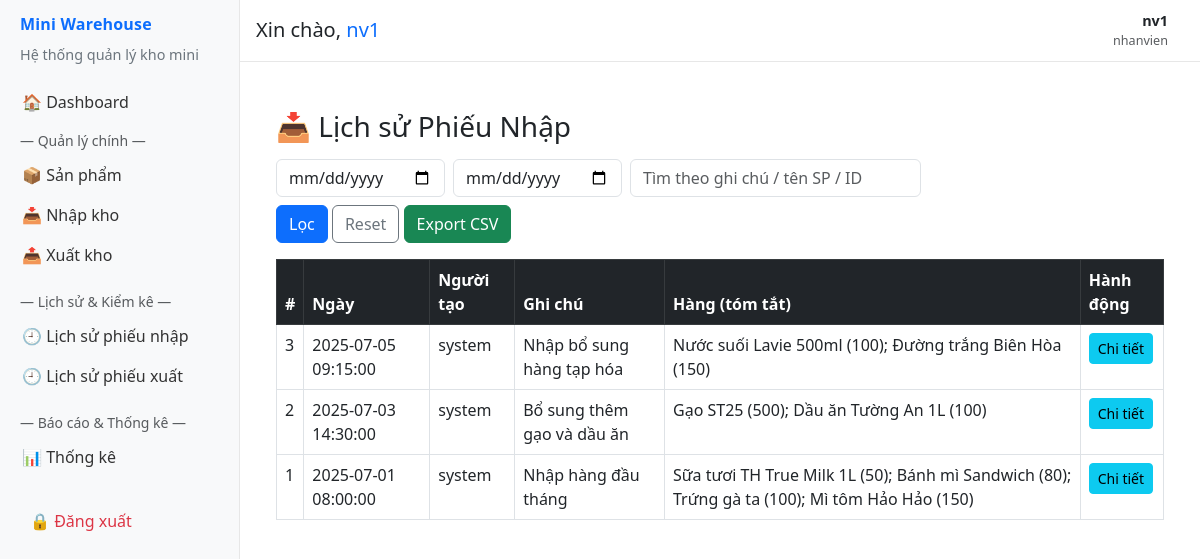
The page /public/phieu_nhap_list.php (signed in) on the database its author committed.
### tables this page shows
CREATE TABLE phieu_nhap (
    id INT AUTO_INCREMENT PRIMARY KEY,
    ngay_tao DATETIME DEFAULT CURRENT_TIMESTAMP,
    ghi_chu TEXT
);

### public/phieu_nhap_list.php (the view, shortened to what this page needs)
<?php
require_once __DIR__ . '/../includes/db_connect.php';
require_once __DIR__ . '/../includes/layouts/admin_layout.php';
$from = isset($_GET['from']) && $_GET['from'] !== '' ? $_GET['from'] : null;
$to   = isset($_GET['to']) && $_GET['to'] !== '' ? $_GET['to'] : null;
$q    = isset($_GET['q']) ? trim($_GET['q']) : '';
$dbName = $conn->query("SELECT DATABASE()")->fetch_row()[0];
$colCheckStmt = $conn->prepare("
  SELECT COUNT(*)
  FROM INFORMATION_SCHEMA.COLUMNS
  WHERE TABLE_SCHEMA = ? AND TABLE_NAME = 'phieu_nhap' AND COLUMN_NAME = 'created_by'
");
$colCheckStmt->bind_param("s", $dbName);
$colCheckStmt->execute();
$colExists = $colCheckStmt->get_result()->fetch_row()[0] > 0;
if ($colExists) {
    $selectUser = "COALESCE(u.username,'system') AS created_by_name, ";
    $joinUser = "LEFT JOIN users u ON p.created_by = u.id ";
} else {
    $selectUser = "'system' AS created_by_name, ";
    $joinUser = "";
}
$sql = "SELECT p.id, p.ngay_tao, p.ghi_chu, {$selectUser}
        GROUP_CONCAT(CONCAT(sp.ten_san_pham,' (', ct.so_luong, ')') SEPARATOR '; ') AS items
        FROM phieu_nhap p
        {$joinUser}
        JOIN chi_tiet_nhap ct ON ct.id_phieu_nhap = p.id
        JOIN san_pham sp ON sp.id = ct.id_san_pham
        WHERE 1=1 ";
$params = [];
$types = '';
$sql .= " GROUP BY p.id ORDER BY p.ngay_tao DESC LIMIT 1000";
if (!empty($params)) {
    $stmt = $conn->prepare($sql);
    $stmt->bind_param($types, ...$params);
    $stmt->execute();
    $res = $stmt->get_result();
} else {
    $res = $conn->query($sql);
}
?>
<div class="container mt-4">
  <h3 class="mb-3">📥 Lịch sử Phiếu Nhập</h3>
  <form class="row g-2 mb-3" method="get">
    <div class="col-auto"><input type="date" name="from" value="<?= htmlspecialchars($from ?? '') ?>" class="form-control"></div>
    <div class="col-auto"><input type="date" name="to"   value="<?= htmlspecialchars($to ?? '') ?>" class="form-control"></div>
    <div class="col-md-4"><input type="text" name="q" class="form-control" placeholder="Tìm theo ghi chú / tên SP / ID" value="<?= htmlspecialchars($q) ?>"></div>
    <div class="col-auto">
      <button class="btn btn-primary">Lọc</button>
      <a class="btn btn-outline-secondary" href="phieu_nhap_list.php">Reset</a>
      <a class="btn btn-success" href="<?= 'phieu_nhap_list.php?from=' . urlencode($from ?? '') . '&to=' . urlencode($to ?? '') . '&q=' . urlencode($q) . '&export=csv' ?>">Export CSV</a>
    </div>
  </form>
  <div class="table-responsive">
    <table class="table table-bordered">
      <thead class="table-dark">
        <tr><th>#</th><th>Ngày</th><th>Người tạo</th><th>Ghi chú</th><th>Hàng (tóm tắt)</th><th>Hành động</th></tr>
      </thead>
      <tbody>
      <?php if (!$res || $res->num_rows === 0): ?>
        <tr><td colspan="6" class="text-center">Không có phiếu nào.</td></tr>
      <?php else: while ($r = $res->fetch_assoc()): ?>
        <tr>
          <td><?= $r['id'] ?></td>
          <td><?= $r['ngay_tao'] ?></td>
          <td><?= htmlspecialchars($r['created_by_name']) ?></td>
          <td><?= htmlspecialchars($r['ghi_chu']) ?></td>
          <td class="text-start"><?= htmlspecialchars($r['items']) ?></td>
          <td><a href="phieu_nhap_detail.php?id=<?= $r['id'] ?>" class="btn btn-sm btn-info">Chi tiết</a></td>
        </tr>
      <?php endwhile; endif; ?>
      </tbody>
    </table>
  </div>
</div>

### includes/layouts/admin_layout.php (style rules this page uses)
:root { --sidebar-width:240px; }
body { min-height:100vh; display:flex; font-family: system-ui, -apple-system, "Segoe UI", Roboto, "Helvetica Neue", Arial; }

### rows shown on the page
phieu_nhap: id "3", ngay_tao "2025-07-05 09:15:00", created_by_name "system", ghi_chu "Nhập bổ sung hàng tạp hóa", items "Nước suối Lavie 500ml (100); Đường trắng Biên Hòa (150)"
phieu_nhap: id "2", ngay_tao "2025-07-03 14:30:00", created_by_name "system", ghi_chu "Bổ sung thêm gạo và dầu ăn", items "Gạo ST25 (500); Dầu ăn Tường An 1L (100)"
phieu_nhap: id "1", ngay_tao "2025-07-01 08:00:00", created_by_name "system", ghi_chu "Nhập hàng đầu tháng", items "Sữa tươi TH True Milk 1L (50); Bánh mì Sandwich (80); Trứng gà ta (100); Mì tôm Hảo Hảo (150)"

### other values the page prints
$username "nv1"
$role "nhanvien"
